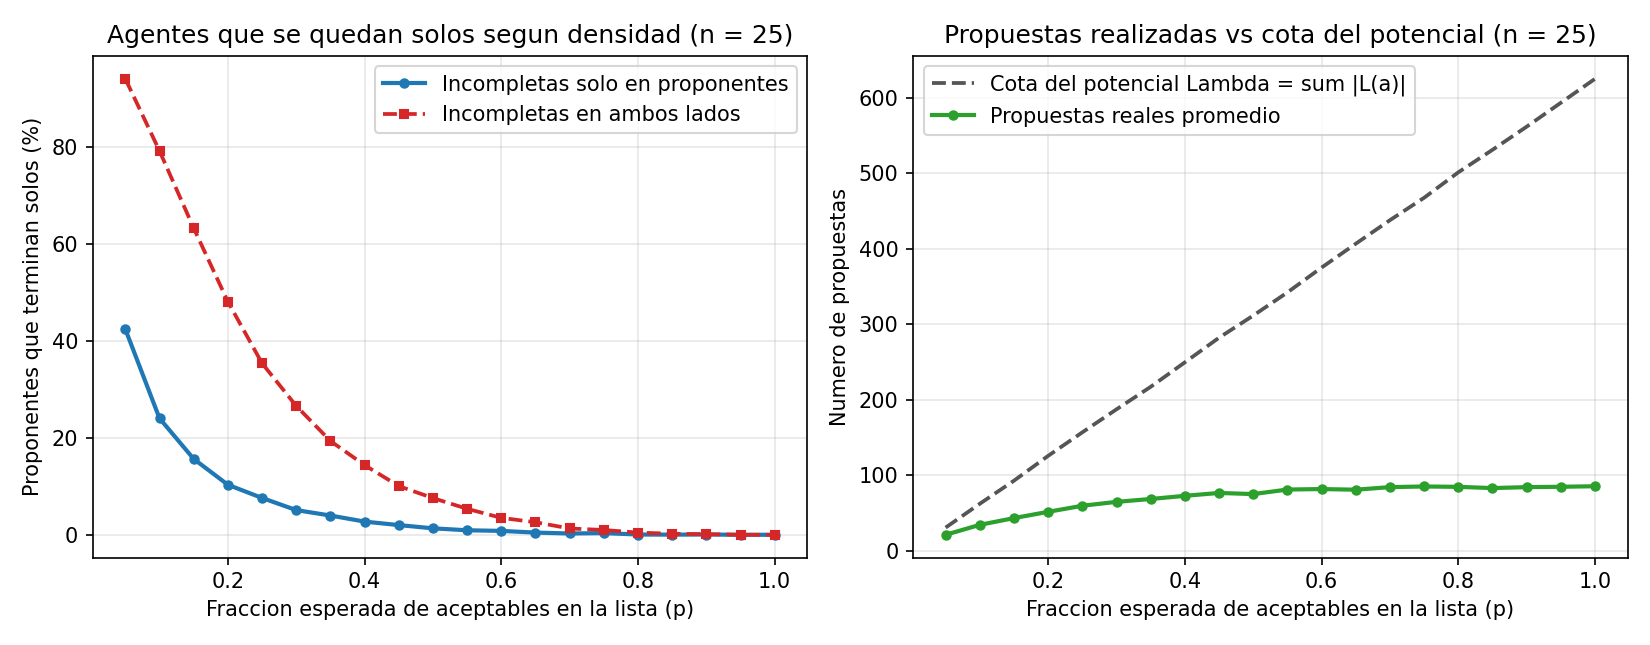

Here is the Python script that generated this plot:
import random
import time
from collections import deque
from pathlib import Path
import matplotlib.pyplot as plt
import matplotlib.animation as animation


def gale_shapley_incompleto(pref_a, pref_b, orden="cola", semilla=42, guardar_traza=False):
    """
    Gale-Shapley adaptado a listas incompletas.
    pref_a[a]: lista ordenada de receptores aceptables para el proponente a.
    pref_b[b]: lista ordenada de proponentes aceptables para el receptor b.
    """
    na, nb = len(pref_a), len(pref_b)
    rango = [{a: pos for pos, a in enumerate(pref_b[b])} for b in range(nb)]

    sig = [0] * na
    pareja_b = [None] * nb
    libres = deque(a for a in range(na) if len(pref_a[a]) > 0)
    rng = random.Random(semilla)

    phi = sum(len(lista) for lista in pref_a)
    propuestas = 0
    traza = []

    while libres:
        if orden == "azar":
            libres.rotate(rng.randrange(len(libres)))
        a = libres.popleft() if orden == "cola" else libres.pop()

        b = pref_a[a][sig[a]]
        sig[a] += 1
        propuestas += 1
        phi -= 1

        actual = pareja_b[b]
        if a not in rango[b]:
            rechazado = a
            tipo = "inaceptable"
            evento = f"b{b} rechaza a a{a} (no esta en L(b))"
        elif actual is None:
            pareja_b[b] = a
            rechazado = None
            tipo = "acepta"
            evento = f"b{b} libre acepta a a{a}"
        elif rango[b][a] < rango[b][actual]:
            pareja_b[b] = a
            rechazado = actual
            tipo = "cambia"
            evento = f"b{b} cambia a a{actual} por a{a}"
        else:
            rechazado = a
            tipo = "rechaza"
            evento = f"b{b} prefiere a a{actual} y rechaza a a{a}"

        if rechazado is not None and sig[rechazado] < len(pref_a[rechazado]):
            libres.append(rechazado)

        if guardar_traza:
            traza.append({
                "paso": propuestas,
                "a": a,
                "b": b,
                "antes": actual,
                "despues": pareja_b[b],
                "pareja_b": list(pareja_b),
                "sig": list(sig),
                "libres": list(libres),
                "phi": phi,
                "tipo": tipo,
                "evento": evento,
            })

    pareja_a = [None] * na
    for b, a in enumerate(pareja_b):
        if a is not None:
            pareja_a[a] = b

    if guardar_traza:
        return pareja_a, propuestas, traza
    return pareja_a, propuestas


def prefiere(lista, candidato, actual):
    if candidato not in lista:
        return False
    if actual is None:
        return True
    return lista.index(candidato) < lista.index(actual)


def buscar_bloqueantes(M, pref_a, pref_b):
    pareja_b = {b: a for a, b in enumerate(M) if b is not None}
    bloqueantes = []
    for a in range(len(pref_a)):
        for b in range(len(pref_b)):
            if M[a] != b:
                if prefiere(pref_a[a], b, M[a]) and prefiere(pref_b[b], a, pareja_b.get(b)):
                    bloqueantes.append((a, b))
    return bloqueantes


def es_aceptable(M, pref_a, pref_b):
    for a, b in enumerate(M):
        if b is not None and (b not in pref_a[a] or a not in pref_b[b]):
            return False
    return True


def generar_instancia(na, nb, rng, p_a=0.6, p_b=1.0):
    pref_a = [[b for b in rng.sample(range(nb), nb) if rng.random() < p_a] for _ in range(na)]
    pref_b = [[a for a in rng.sample(range(na), na) if rng.random() < p_b] for _ in range(nb)]
    return pref_a, pref_b


def emparejamientos_parciales(na, nb):
    def backtrack(a, usados):
        if a == na:
            yield []
            return
        for resto in backtrack(a + 1, usados):
            yield [None] + resto
        for b in range(nb):
            if b not in usados:
                for resto in backtrack(a + 1, usados | {b}):
                    yield [b] + resto
    return backtrack(0, frozenset())


def crear_gif_animado(ej_a, ej_b, traza, M_final, ruta_gif):
    na, nb = len(ej_a), len(ej_b)
    phi_ini = sum(len(l) for l in ej_a)

    fig, (ax_grafo, ax_phi) = plt.subplots(
        1, 2, figsize=(10.5, 4.6), gridspec_kw={"width_ratios": [1.5, 1.0]}
    )

    frames = [None] + traza + ["FIN"]

    def dibujar(idx):
        ax_grafo.clear()
        ax_phi.clear()

        y_a = [na - 1 - i for i in range(na)]
        y_b = [nb - 1 - j for j in range(nb)]

        # Dibujar aristas aceptables de fondo en gris muy suave
        for a in range(na):
            for b in ej_a[a]:
                if a in ej_b[b]:
                    ax_grafo.plot([0, 1], [y_a[a], y_b[b]], color="#dddddd", lw=1.0, zorder=1)

        estado = frames[idx]
        if estado is None:
            pareja_b = [None] * nb
            sig = [0] * na
            libres = [a for a in range(na) if ej_a[a]]
            titulo = f"Estado inicial: Potencial Phi = {phi_ini}"
            paso_actual = 0
        elif estado == "FIN":
            pareja_b = [None] * nb
            for a, b in enumerate(M_final):
                if b is not None:
                    pareja_b[b] = a
            sig = traza[-1]["sig"]
            libres = []
            titulo = f"Fin: emparejamiento estable en {len(traza)} propuestas (Phi = {traza[-1]['phi']})"
            paso_actual = len(traza)
        else:
            pareja_b = estado["pareja_b"]
            sig = estado["sig"]
            libres = estado["libres"]
            titulo = f"Paso {estado['paso']}: {estado['evento']}"
            paso_actual = estado["paso"]

        # Dibujar emparejamiento actual en azul solido
        for b, a in enumerate(pareja_b):
            if a is not None:
                ax_grafo.plot([0, 1], [y_a[a], y_b[b]], color="#1f77b4", lw=3.2, zorder=3)

        # Si estamos en un paso intermedio, resaltar la propuesta actual
        if isinstance(estado, dict):
            a_act, b_act = estado["a"], estado["b"]
            color_prop = "#2ca02c" if estado["tipo"] in ("acepta", "cambia") else "#d62728"
            estilo_prop = "-" if estado["tipo"] in ("acepta", "cambia") else "--"
            ax_grafo.plot(
                [0, 1], [y_a[a_act], y_b[b_act]],
                color=color_prop, linestyle=estilo_prop, lw=2.8, zorder=4
            )

        # Nodos proponentes
        emparejados_a = {a for a in pareja_b if a is not None}
        for a in range(na):
            if a in emparejados_a:
                c_nodo = "#1f77b4"
                estado_txt = "emparejado"
            elif a in libres:
                c_nodo = "#ff7f0e"
                estado_txt = f"libre ({sig[a]}/{len(ej_a[a])})"
            else:
                c_nodo = "#888888"
                estado_txt = "SOLO (agoto lista)"
            ax_grafo.scatter([0], [y_a[a]], s=360, color=c_nodo, zorder=5, edgecolors="black")
            ax_grafo.text(0, y_a[a], f"a{a}", color="white", ha="center", va="center", fontweight="bold", zorder=6)
            lista_str = ",".join(f"b{b}" for b in ej_a[a])
            ax_grafo.text(-0.08, y_a[a], f"L=[{lista_str}]\n({estado_txt})", ha="right", va="center", fontsize=8.5)

        # Nodos receptores
        for b in range(nb):
            c_nodo = "#1f77b4" if pareja_b[b] is not None else "#aaaaaa"
            ax_grafo.scatter([1], [y_b[b]], s=360, color=c_nodo, zorder=5, edgecolors="black")
            ax_grafo.text(1, y_b[b], f"b{b}", color="white", ha="center", va="center", fontweight="bold", zorder=6)
            lista_str = ",".join(f"a{a}" for a in ej_b[b])
            ax_grafo.text(1.08, y_b[b], f"L=[{lista_str}]", ha="left", va="center", fontsize=8.5)

        ax_grafo.set_xlim(-0.55, 1.55)
        ax_grafo.set_ylim(-0.6, max(na, nb) - 0.3)
        ax_grafo.axis("off")
        ax_grafo.set_title(titulo, fontsize=10.5, fontweight="bold")

        # Panel derecho: evolucion del potencial Phi paso a paso
        xs = list(range(paso_actual + 1))
        ys = [phi_ini - k for k in xs]
        ax_phi.plot(range(len(traza) + 1), [phi_ini - k for k in range(len(traza) + 1)],
                    "--", color="#cccccc", lw=1.5, label="Trayectoria completa")
        ax_phi.plot(xs, ys, "o-", color="#2ca02c", lw=2.5, markersize=6, label="Potencial Phi(k)")
        ax_phi.set_xlim(-0.3, len(traza) + 0.5)
        ax_phi.set_ylim(0, phi_ini + 1)
        ax_phi.set_xlabel("Propuestas realizadas (k)")
        ax_phi.set_ylabel("Potencial Phi = sum(|L(a)| - sig[a])")
        ax_phi.set_title("Caida estricta del potencial Phi", fontsize=10.5)
        ax_phi.grid(True, alpha=0.3)
        ax_phi.legend(loc="upper right", fontsize=8.5)

        plt.tight_layout()

    ani = animation.FuncAnimation(fig, dibujar, frames=len(frames), interval=1100, repeat=True)
    ani.save(ruta_gif, writer=animation.PillowWriter(fps=1))
    plt.close(fig)


if __name__ == "__main__":
    # 1. Ejemplo pequeno paso a paso (4x4)
    ej_a = [
        [0, 1],       # a0 solo acepta a b0, b1
        [0, 2, 1],    # a1 acepta a b0, b2, b1
        [1, 0],       # a2 solo acepta a b1, b0
        [0],          # a3 solo acepta a b0
    ]
    ej_b = [
        [1, 0, 2, 3],
        [2, 0, 1, 3],
        [1, 0, 2, 3],
        [0, 1, 2, 3],
    ]
    M_ej, prop_ej, traza_ej = gale_shapley_incompleto(ej_a, ej_b, guardar_traza=True)
    print("=== Traza del ejemplo 4x4 ===")
    print(f"Potencial inicial Lambda = {sum(len(x) for x in ej_a)}")
    for reg in traza_ej:
        print(f"Paso {reg['paso']}: a{reg['a']} -> b{reg['b']} | {reg['evento']} | Phi = {reg['phi']}")
    print("Emparejamiento final:", {f"a{a}": (f"b{b}" if b is not None else "solo") for a, b in enumerate(M_ej)})
    print("Parejas bloqueantes:", buscar_bloqueantes(M_ej, ej_a, ej_b))
    print()

    # Guardar animacion GIF del ejemplo 4x4
    ruta_gif = Path(__file__).with_name("ejercicio-12-anim.gif")
    crear_gif_animado(ej_a, ej_b, traza_ej, M_ej, ruta_gif)
    print(f"Animacion paso a paso guardada en {ruta_gif.name}")

    # 2. Verificacion exhaustiva en instancias aleatorias
    rng = random.Random(2026)
    casos = 2000
    for _ in range(casos):
        na, nb = rng.randint(2, 8), rng.randint(2, 8)
        pa, pb = generar_instancia(na, nb, rng, p_a=0.55, p_b=0.75)
        salidas = []
        for modo in ("cola", "pila", "azar"):
            M, k = gale_shapley_incompleto(pa, pb, orden=modo, semilla=99)
            assert es_aceptable(M, pa, pb)
            assert len(buscar_bloqueantes(M, pa, pb)) == 0
            assert k <= sum(len(l) for l in pa)
            salidas.append(M)
        assert salidas[0] == salidas[1] == salidas[2]
    print(f"Verificadas {casos} instancias aleatorias (listas incompletas en uno y ambos lados): 0 fallos.")

    # 3. Verificacion de optimalidad y Teorema de los Hospitales Rurales en 4x4
    for _ in range(200):
        pa, pb = generar_instancia(4, 4, rng, p_a=0.6, p_b=0.8)
        M, _ = gale_shapley_incompleto(pa, pb)
        estables = [
            E for E in emparejamientos_parciales(4, 4)
            if es_aceptable(E, pa, pb) and not buscar_bloqueantes(E, pa, pb)
        ]
        assert M in estables
        solos_gs = {a for a, b in enumerate(M) if b is None}
        for E in estables:
            # Teorema de Hospitales Rurales: los agentes que quedan solos son exactamente los mismos
            solos_e = {a for a, b in enumerate(E) if b is None}
            assert solos_gs == solos_e
        for a in range(4):
            pos_gs = len(pa[a]) if M[a] is None else pa[a].index(M[a])
            mejor_pos = min(len(pa[a]) if E[a] is None else pa[a].index(E[a]) for E in estables)
            assert pos_gs == mejor_pos
    print("Optimalidad y Teorema de Hospitales Rurales verificados en 200 instancias 4x4.")

    # 4. Medicion de tiempos reales de ejecucion y escalabilidad lineal O(m)
    print("\n=== Escalabilidad lineal respecto al numero de aristas aceptables m ===")
    print(f"{'n':>6} {'aristas m':>12} {'propuestas':>12} {'tiempo (ms)':>12} {'ns / arista':>12}")
    for n_esc in [50, 100, 200, 400]:
        pa_e, pb_e = generar_instancia(n_esc, n_esc, rng, p_a=0.4, p_b=0.8)
        m_aristas = sum(len(l) for l in pa_e) + sum(len(l) for l in pb_e)
        t0 = time.perf_counter()
        _, props = gale_shapley_incompleto(pa_e, pb_e)
        dt_ms = (time.perf_counter() - t0) * 1000
        ns_por_arista = (dt_ms * 1e6) / m_aristas
        print(f"{n_esc:>6} {m_aristas:>12} {props:>12} {dt_ms:>12.3f} {ns_por_arista:>12.1f}")

    # 5. Experimento y grafica variando la densidad p de las listas
    n = 25
    densidades = [i / 20 for i in range(1, 21)]
    rep = 150

    solos_unilateral, solos_bilateral = [], []
    prop_unilateral, lambda_unilateral = [], []

    for p in densidades:
        s_uni, s_bi = 0, 0
        k_uni, lam_uni = 0, 0
        for _ in range(rep):
            pa1, pb1 = generar_instancia(n, n, rng, p_a=p, p_b=1.0)
            M1, k1 = gale_shapley_incompleto(pa1, pb1)
            s_uni += sum(1 for b in M1 if b is None) / n
            k_uni += k1
            lam_uni += sum(len(l) for l in pa1)

            pa2, pb2 = generar_instancia(n, n, rng, p_a=p, p_b=p)
            M2, _ = gale_shapley_incompleto(pa2, pb2)
            s_bi += sum(1 for b in M2 if b is None) / n

        solos_unilateral.append(100 * s_uni / rep)
        solos_bilateral.append(100 * s_bi / rep)
        prop_unilateral.append(k_uni / rep)
        lambda_unilateral.append(lam_uni / rep)

    fig, (ax1, ax2) = plt.subplots(1, 2, figsize=(11, 4.3))

    ax1.plot(densidades, solos_unilateral, "o-", color="#1f77b4", lw=2, markersize=4,
             label="Incompletas solo en proponentes")
    ax1.plot(densidades, solos_bilateral, "s--", color="#d62728", lw=1.8, markersize=4,
             label="Incompletas en ambos lados")
    ax1.set_title("Agentes que se quedan solos segun densidad (n = 25)")
    ax1.set_xlabel("Fraccion esperada de aceptables en la lista (p)")
    ax1.set_ylabel("Proponentes que terminan solos (%)")
    ax1.grid(True, alpha=0.3)
    ax1.legend()

    ax2.plot(densidades, lambda_unilateral, "--", color="#555555", lw=1.8,
             label="Cota del potencial Lambda = sum |L(a)|")
    ax2.plot(densidades, prop_unilateral, "o-", color="#2ca02c", lw=2, markersize=4,
             label="Propuestas reales promedio")
    ax2.set_title("Propuestas realizadas vs cota del potencial (n = 25)")
    ax2.set_xlabel("Fraccion esperada de aceptables en la lista (p)")
    ax2.set_ylabel("Numero de propuestas")
    ax2.grid(True, alpha=0.3)
    ax2.legend()

    plt.tight_layout()
    salida_png = Path(__file__).with_name("ejercicio-12.png")
    plt.savefig(salida_png, dpi=150)
    plt.close(fig)
    print(f"\nGrafica guardada en {salida_png.name}")
